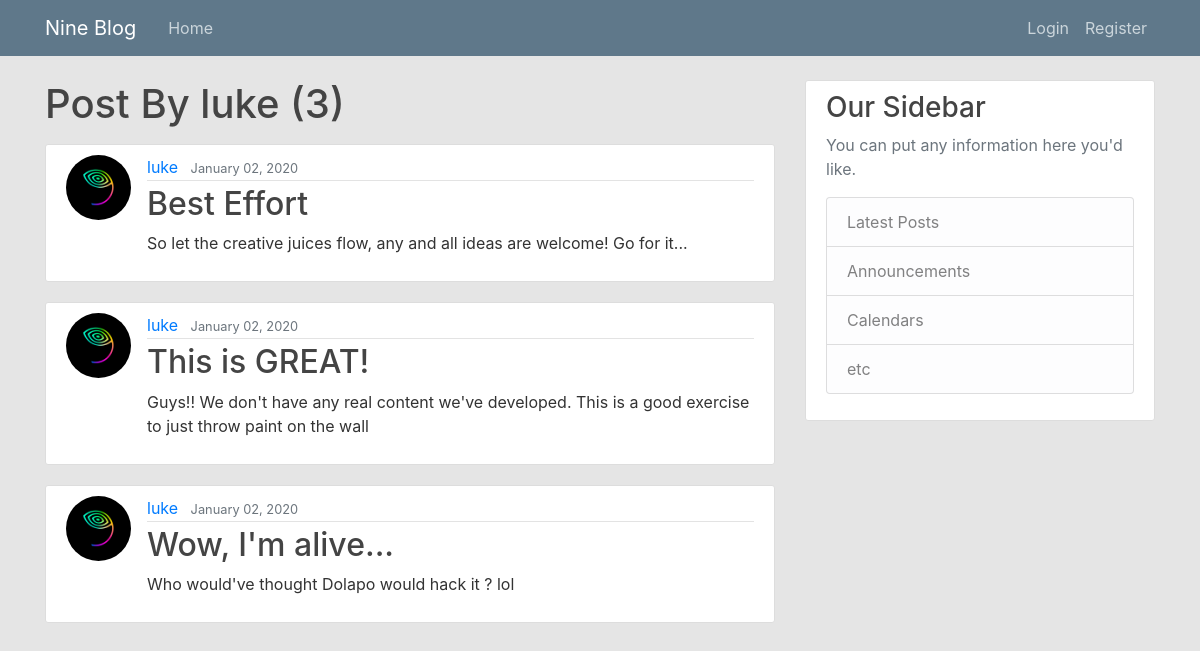
The page /username/luke on the database its author committed.
### blog/models.py (models this page shows, shortened)
class post(models.Model):
    title=models.CharField(max_length=100)
    content=models.TextField()
    date=models.DateTimeField(default=timezone.now)
    author=models.ForeignKey(User, on_delete=models.CASCADE)

### users/models.py (models this page shows, shortened)
class profile(models.Model):
    user= models.OneToOneField(User, on_delete=models.CASCADE)
    image= models.ImageField(default='default.jpg', upload_to='profile_pics')

### blog/views.py (the view)
# urls.py: path('username/<str:username>', UserPostListView.as_view(), name="user-posts")
class UserPostListView(ListView):
    model= post
    template_name = 'blog/user_post.html'
    context_object_name = 'posts'
    paginate_by = 4
    def get_queryset(self):
        user=get_object_or_404(User, username=self.kwargs.get('username'))
        return post.objects.filter(author=user).order_by('-date')

### templates/blog/user_post.html (shortened to what this page needs)
{% extends "blog/base.html" %}
{% block content %}
    <h1 class="mb-3"> Post By {{ view.kwargs.username }} ({{ page_obj.paginator.count }})</h1>
    {% for post in posts%}
        <article class="media content-section">
            <img class="rounded-circle article-img"src="{{ post.author.profile.image.url }}">
          <div class="media-body">
            <div class="article-metadata">
              <a class="mr-2" href="{%  url 'user-posts' post.author.username  %}">{{ post.author }}</a>
              <small class="text-muted">{{ post.date|date:'F d, Y' }}</small>
            </div>
            <h2><a class="article-title" href="{% url 'post-detail' post.id %}">{{ post.title }}</a></h2>
            <p class="article-content">{{ post.content }}</p>
          </div>
        </article>
    {% endfor %}
{%endblock content%}

### templates/blog/base.html (shortened to what this page needs)
{% load static %}
<!DOCTYPE>
<html>
<head>
    <link rel="stylesheet" href="https://maxcdn.bootstrapcdn.com/bootstrap/4.0.0/css/bootstrap.min.css">
    <link rel="stylesheet" type="text/css" href="{% static "blog/main.css" %}">
</head>
<body>
    <header class="site-header">
      <nav class="navbar navbar-expand-md navbar-dark bg-steel fixed-top">
        <div class="container">
          <a class="navbar-brand mr-4" href="/">Nine Blog</a>
          <div class="collapse navbar-collapse" id="navbarToggle">
            <div class="navbar-nav mr-auto">
              <a class="nav-item nav-link" href="{% url "blog-home" %}">Home</a>
            </div>
            <div class="navbar-nav">
                {% if user.is_authenticated %}
                    <a class="nav-item nav-link" href="{% url "post-create" %}">New Post</a>
                    <a class="nav-item nav-link" href="{% url "profile" %}">Profile</a>
                    <a class="nav-item nav-link" href="{% url "logout" %}">Log Out</a>
                {% else %}
                    <a class="nav-item nav-link" href="{% url "login" %}">Login</a>
                    <a class="nav-item nav-link" href="{% url "register" %}">Register</a>
                {% endif %}
            </div>
          </div>
        </div>
      </nav>
</header>
    <main role="main" class="container">
          <div class="row">
            <div class="col-md-8">
              {% block content %}{% endblock %}
            </div>
            <div class="col-md-4">
              <div class="content-section">
                <h3>Our Sidebar</h3>
                <p class='text-muted'>You can put any information here you'd like.
                  <ul class="list-group">
                    <li class="list-group-item list-group-item-light">Latest Posts</li>
                    <li class="list-group-item list-group-item-light">Announcements</li>
                    <li class="list-group-item list-group-item-light">Calendars</li>
                    <li class="list-group-item list-group-item-light">etc</li>
                  </ul>
                </p>
              </div>
            </div>
          </div>
    </main>
</body>
</html>

### blog/static/blog/main.css (style rules this page uses)
body { background: #E5E5E5; color: #333333; margin-top: 5rem; }
h1, h2, h3, h4, h5, h6 { color: #444444; }
ul { margin: 0; }
.bg-steel { background-color: #5f788a; }
.site-header .navbar-nav .nav-link { color: #cbd5db; }
.content-section { background: #ffffff; padding: 10px 20px; border: 1px solid #dddddd; border-radius: 3px; margin-bottom: 20px; }
.article-title { color: #444444; }
.article-content { white-space: pre-line; }
.article-img { height: 65px; width: 65px; margin-right: 16px; }
.article-metadata { padding-bottom: 1px; margin-bottom: 4px; border-bottom: 1px solid #e3e3e3 }

### rows shown on the page
post: author.profile.image (picture), author "luke", date "January 02, 2020", title "Best Effort", content "So let the creative juices flow, any and all ideas are welcome! Go for it..."
post: author.profile.image (picture), author "luke", date "January 02, 2020", title "This is GREAT!", content "Guys!! We don't have any real content we've developed. This is a good exercise to just throw paint on the wall"
post: author.profile.image (picture), author "luke", date "January 02, 2020", title "Wow, I'm alive...", content "Who would've thought Dolapo would hack it ? lol"

### other values the page prints
{{ view.kwargs.username }} "luke"
{{ page_obj.paginator.count }} "3"
